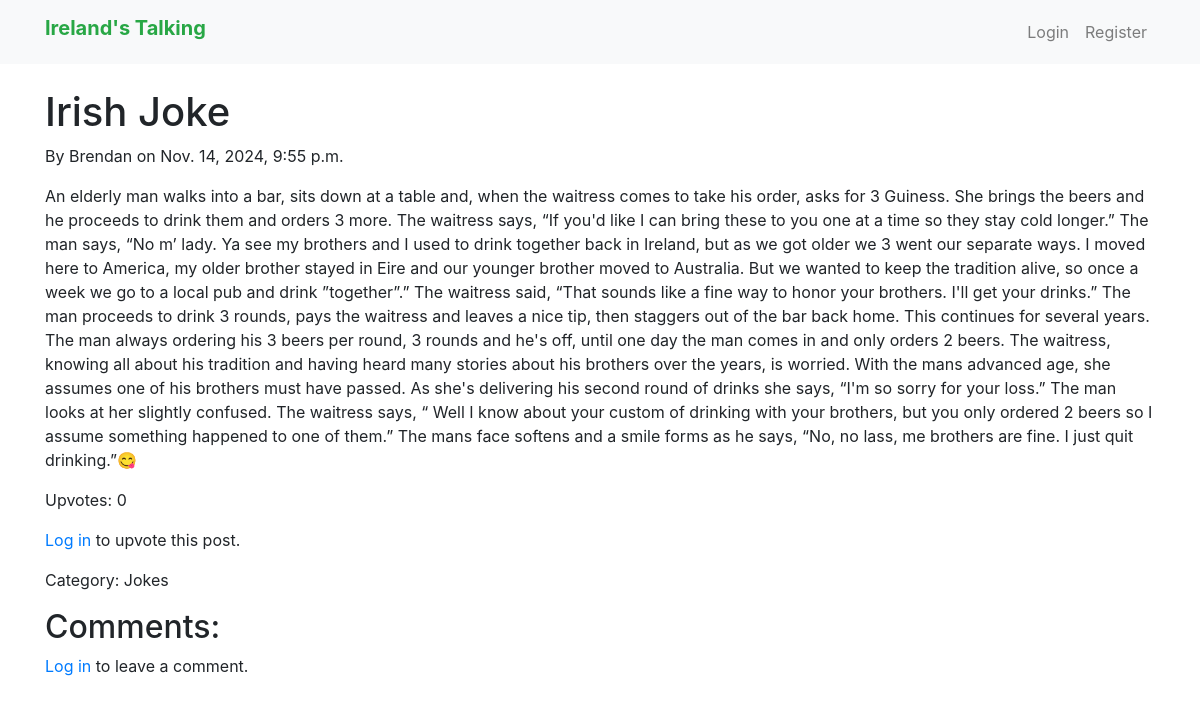
Screenshot of /post/3/ with the database file from the repository.
### posts/models.py (models this page shows, shortened)
class Post(models.Model):
    title = models.CharField(max_length=255)  # Post title
    content = models.TextField()  # Post content
    author = models.ForeignKey(User, on_delete=models.CASCADE)  # Link to author (User)
    category = models.ForeignKey(Category, on_delete=models.SET_NULL, null=True, blank=True)  # Optional category
    created_at = models.DateTimeField(auto_now_add=True)  # Auto-populated timestamp for creation
    updated_at = models.DateTimeField(auto_now=True)  # Auto-updated timestamp for modifications
    upvotes = models.ManyToManyField(User, related_name='post_upvotes', blank=True)  # Track users who upvoted
    def upvote_count(self):
        return self.upvotes.count()  # Return count of upvotes

class Category(models.Model):
    name = models.CharField(max_length=255)  # Category name

### posts/views.py (the view)
# urls.py: path('post/<int:post_id>/', views.post_detail, name='post_detail'),  # View post details
def post_detail(request, post_id):
    post = get_object_or_404(Post, id=post_id)
    comments = post.comments.all()
    if request.method == 'POST':
        form = CommentForm(request.POST)
        if form.is_valid():
            comment = form.save(commit=False)
            comment.author = request.user
            comment.post = post
            comment.save()
            return redirect('post_detail', post_id=post.id)
    else:
        form = CommentForm()
    return render(request, 'posts/post_detail.html', {'post': post, 'form': form, 'comments': comments})

### posts/templates/posts/post_detail.html (shortened to what this page needs)
{% extends 'base.html' %}
{% block content %}
<h1>{{ post.title }}</h1>
<p>By {{ post.author.username }} on {{ post.created_at }}</p>
<p>{{ post.content }}</p>
<p>Upvotes: {{ post.upvote_count }}</p>
{% if user.is_authenticated %}
    <form method="post" action="{% url 'upvote_post' post.id %}">
        {% csrf_token %}
        <button type="submit" class="btn btn-success">Upvote Post</button>
    </form>
{% else %}
    <p><a href="{% url 'login' %}">Log in</a> to upvote this post.</p>
{% endif %}
{% if post.category %}
    <p>Category: {{ post.category.name }}</p>
{% else %}
    <p>Category: No Category</p>
{% endif %}
<h2>Comments:</h2>
{% if user.is_authenticated %}
    <form method="post">
        {% csrf_token %}
        {{ form.as_p }}
        <button type="submit" class="btn btn-primary">Add Comment</button>
    </form>
{% else %}
    <p><a href="{% url 'login' %}">Log in</a> to leave a comment.</p>
{% endif %}
{% endblock %}

### rows the page displays
Post: title "Irish Joke", author.username "Brendan", created_at "Nov. 14, 2024, 9:55 p.m.", content "An elderly man walks into a bar, sits down at a table and, when the waitress comes to take his order, asks for 3 Guiness. She brings the beers and he proceeds to drink them and orders 3 more. The waitress says, “If you'd like I can bring these to you one at a time so they stay cold longer.” The man says, “No m’ lady. Ya see my brothers and I used to drink together back in Ireland, but as we got older we 3 went our separate ways. I moved here to America, my older brother stayed in Eire and our younger brother moved to Australia. But we wanted to keep the tradition alive, so once a week we go to a local pub and drink ”together”.” The waitress said, “That sounds like a fine way to honor your…", upvote_count "0", category.name "Jokes"
